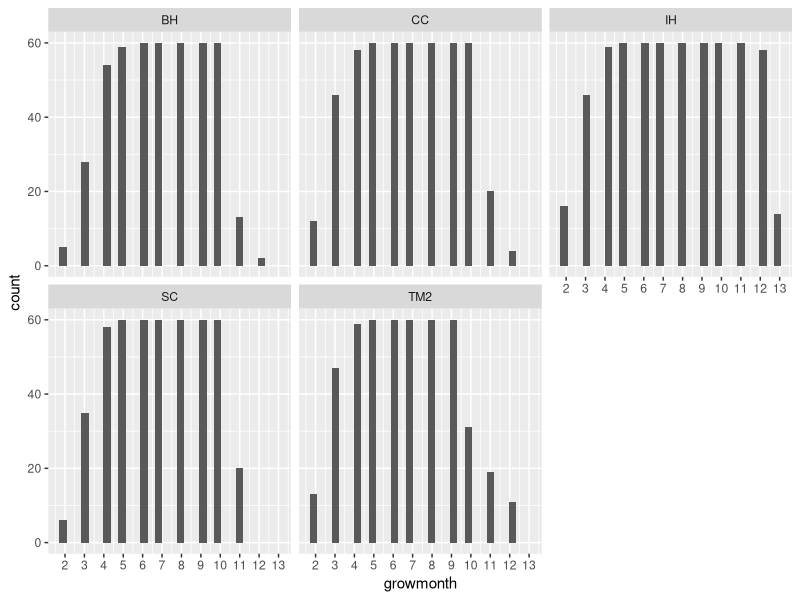
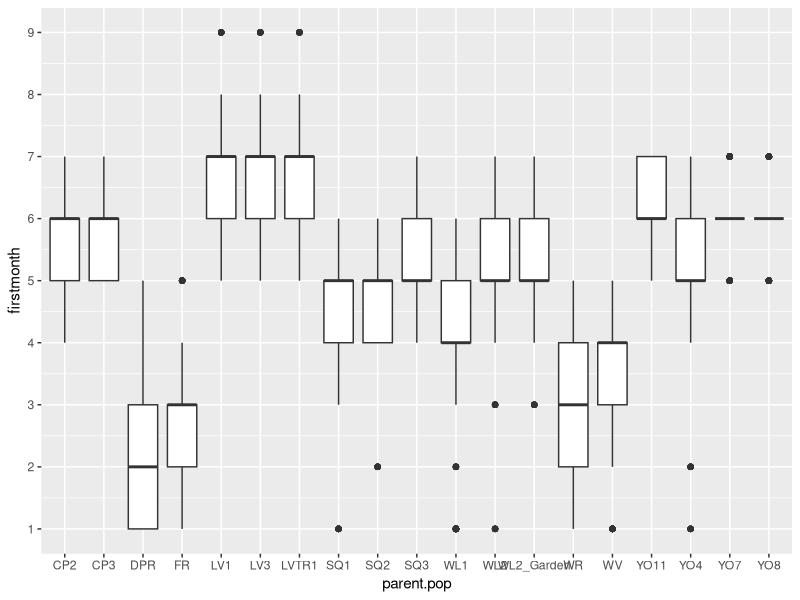
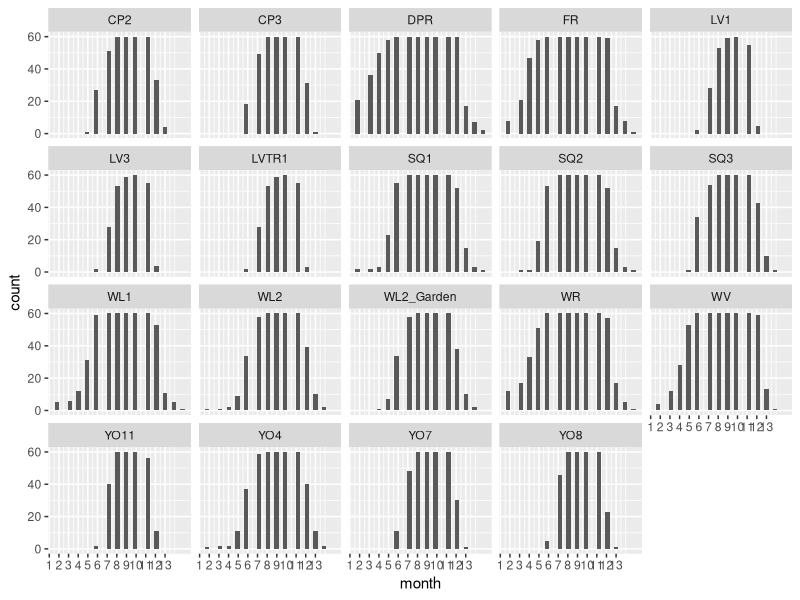
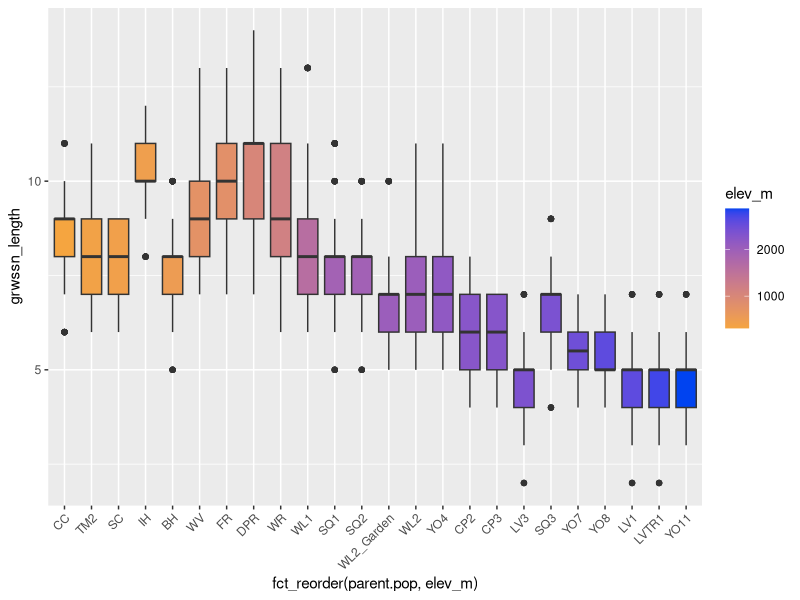

These charts were generated, in order, by the following R code: (Note: this script raises an error after producing the figures.)
## ---- chunk 1
knitr::opts_chunk$set(echo = TRUE)
#clear console if needed
#rm(list = ls())
## ---- chunk 2
library(raster) #for the CV function 
library(tidyverse)

sem <- function(x, na.rm=FALSE) { #standard error function 
  sd(x,na.rm=na.rm)/sqrt(length(na.omit(x)))
} 

true_round <- function(number, digits) { #rounding function that bypasses R's round to even default
  posneg <- sign(number)
  number <- abs(number) * 10^digits
  number <- number + 0.5 + sqrt(.Machine$double.eps)
  number <- trunc(number)
  number <- number / 10 ^ digits
  number * posneg
} 
## ---- chunk 3
#pop info
pops_common_garden <- read_csv("../input/WL2_Data/Pops_for_2023_WL2.csv") #pops included in common garden 
pops_common_garden_nonotes <- pops_common_garden %>% select(parent.pop:phylogroup, elevation.group) #subset columns

#Need to add YO1 for JGI:
yose1 <- tibble(parent.pop="YO1", phylogroup=NA) 
pops_common_garden_jgi <- bind_rows(pops_common_garden_nonotes, yose1)

#extra location info 
pop_loc <- read_csv("../input/Strep_tort_locs.csv")

#need to change YOSE to YO
pop_loc_yo <- pop_loc %>% mutate(parent.pop = str_replace(`Site code`, "YOSE(\\d+)", "YO\\1")) %>% select(Lat, Long, elev_m=`Elevation (m)`, parent.pop)

#merge in location info
pop_elev <- left_join(pops_common_garden_jgi, pop_loc_yo)

#add in common garden sites
sites_loc <- tibble(parent.pop=c("UCD_Garden", "WL2_Garden"), phylogroup=NA, Lat=c("38.53250", "38.82599"), Long=c("-121.78299", "-120.25090"), elev_m=c(16,2020))
pops_gardens_locs <- bind_rows(pop_elev, sites_loc)

#add row names
pops_gardens_locs_rowids <- pops_gardens_locs %>% rowid_to_column() %>% mutate(rowid = as.character(rowid))
## ---- chunk 4
flint_data1 <- read_csv("../input/Updated_Flint_Climate_Oct2024.csv") #This only goes through Aug 2024
flint_data2 <- read_csv("../input/Updated_Flint_Sept-Dec2024.csv") #Sept-Dec 2024

#merge:
flint_data <- bind_rows(flint_data1, flint_data2)
## ---- chunk 5
cwd <- flint_data %>% filter(str_detect(DataFileName, "cwd"))
cwd_long <- cwd %>% 
  pivot_longer(!DataFileName, names_to = "rowid", values_to = "cwd") %>% 
  extract(DataFileName, c("year", "month"), "(\\d+)(.*)", convert = TRUE) %>% 
  separate(month, into = c("month", "file_type")) %>% select(rowid, year, month, cwd)

pet <- flint_data %>% filter(str_detect(DataFileName, "pet"))
pet_long <- pet %>% 
  pivot_longer(!DataFileName, names_to = "rowid", values_to = "pet") %>% 
  extract(DataFileName, c("year", "month"), "(\\d+)(.*)", convert = TRUE) %>% 
  separate(month, into = c("month", "file_type")) %>% select(rowid, year, month, pet)

aet <- flint_data %>% 
  filter(str_detect(DataFileName, "aet"))
aet_long <- aet %>% 
  pivot_longer(!DataFileName, names_to = "rowid", values_to = "aet") %>% 
  extract(DataFileName, c("year", "month"), "(\\d+)(.*)", convert = TRUE) %>% 
  separate(month, into = c("month", "file_type")) %>% select(rowid, year, month, aet)

pck <- flint_data %>% filter(str_detect(DataFileName, "pck"))
pck_long <- pck %>% 
  pivot_longer(!DataFileName, names_to = "rowid", values_to = "pck") %>% 
  extract(DataFileName, c("year", "month"), "(\\d+)(.*)", convert = TRUE) %>% 
  separate(month, into = c("month", "file_type")) %>% select(rowid, year, month, pck)

ppt <- flint_data %>% filter(str_detect(DataFileName, "ppt"))
ppt_long <- ppt %>% 
  pivot_longer(!DataFileName, names_to = "rowid", values_to = "ppt") %>% 
  extract(DataFileName, c("year", "month"), "(\\d+)(.*)", convert = TRUE) %>% 
  separate(month, into = c("month", "file_type")) %>% select(rowid, year, month, ppt)

tmn <- flint_data %>% filter(str_detect(DataFileName, "tmn"))
tmn_long <- tmn %>% 
  pivot_longer(!DataFileName, names_to = "rowid", values_to = "tmn") %>% 
  extract(DataFileName, c("year", "month"), "(\\d+)(.*)", convert = TRUE) %>% 
  separate(month, into = c("month", "file_type")) %>% select(rowid, year, month, tmn)

tmx <- flint_data %>% filter(str_detect(DataFileName, "tmx"))
tmx_long <- tmx %>% 
  pivot_longer(!DataFileName, names_to = "rowid", values_to = "tmx") %>% 
  extract(DataFileName, c("year", "month"), "(\\d+)(.*)", convert = TRUE) %>% 
  separate(month, into = c("month", "file_type")) %>% select(rowid, year, month, tmx)

#merge:
flint_long <- full_join(aet_long, cwd_long)
flint_long <- full_join(flint_long, pck_long)
flint_long <- full_join(flint_long, pet_long)
flint_long <- full_join(flint_long, ppt_long)
flint_long <- full_join(flint_long, tmn_long)
flint_long <- full_join(flint_long, tmx_long)

flint_pops <- full_join(pops_gardens_locs_rowids, flint_long) 
#write_csv(flint_pops, "../output/Climate/Flint_AllSites_Dec2024.csv") 
## ---- chunk 6
pop_elev_climate <- flint_pops %>% 
  select(parent.pop, elevation.group, elev_m, Lat:Long, year:tmx) %>% #organize the columns 
  mutate(elevation.group=if_else(parent.pop=="UCD_Garden", "Low",  #add elevation group for gardens
                                 if_else(parent.pop=="WL2_Garden", "High", elevation.group))) %>% 
  filter(parent.pop!="YO1") #remove YO1 from the dataset 
#write_csv(pop_elev_climate, "../output/Climate/flint_climate_UCDpops.csv") #this is the file used in "Flint_Growth_Season.Rmd" and "Climate_PCAs_AllYear.Rmd"
## ---- chunk 7
month_nums <- tibble(month=c("jan","feb","mar","apr","may","jun","jul","aug","sep","oct","nov","dec"),
                     month_nums=c(1:12)) #give calendar months a number 

#merge:
flint_all_year_mosnums <- left_join(pop_elev_climate, month_nums) %>% arrange(parent.pop, year, month_nums) 

#define the water year as November-October:
flint_all_year_wtr_yr <- flint_all_year_mosnums %>% 
  mutate(wtr_yr = year + month_nums %in% c(11:12)) %>% 
  mutate(timeframe = case_when(
                                wtr_yr < 1964 ~ "beforehistoric",
                                wtr_yr >= 1964 & wtr_yr < 1994 ~ "historic",
                                wtr_yr >= 1994 & wtr_yr < 2024 ~ "recent")) %>%
                         mutate(timeframe = as.factor(timeframe), month = as.factor(month)) %>%
                         filter(wtr_yr != 1895, wtr_yr < 2024) %>% #remove years with less than 12 months of data 
                         mutate(months_wtryr = case_when(
                           month == "nov" ~ 1,
                           month == "dec" ~ 2,
                           month == "jan" ~ 3,
                           month == "feb" ~ 4,
                           month == "mar" ~ 5,
                           month == "apr" ~ 6,
                           month == "may" ~ 7, 
                           month == "jun" ~ 8,
                           month == "jul" ~ 9, 
                           month == "aug" ~ 10,
                           month == "sep" ~ 11,
                           month == "oct" ~ 12 )) %>% 
  select(parent.pop:month, timeframe, wtr_yr, months_wtryr, aet:tmx)  #organize the columns 
summary(flint_all_year_wtr_yr)
#write_csv(flint_all_year_wtr_yr, "../output/Climate/flint_all_year_wtr_yr.csv")

#water year is calculated Nov - October.  Could have issues with this, but move forward for now. Can be changed later. 
## ---- chunk 8
# Calculating average temp and diurnal range for each month
bioclim_wtr_yr_prep <- flint_all_year_wtr_yr %>% 
  mutate(tavg = (tmn + tmx)/2, t_diurnal = (tmx-tmn))

#Bio 1, 2, 4, 7, 12, 15
bioclim_wtr_yr_calc <- bioclim_wtr_yr_prep %>% 
  group_by(parent.pop, elevation.group, elev_m, timeframe, wtr_yr) %>% 
  summarise(ann_tmean=mean(tavg),  #Bio1 - Annual Mean Temperature
            mean_diurnal_range=mean(t_diurnal), #Bio2 - Mean Diurnal Range
            temp_seasonality=sd(tavg), #Bio4 - Temperature Seasonality
            temp_ann_range=(max(tmx))-(min(tmn)), #bio7 - temp annual range
            ann_ppt=sum(ppt), #bio12 - annual precip
            ppt_seasonality=cv(ppt+1)) #bio15 - Precipitation Seasonality (+1 to avoid strange CVs for areas where mean rainfaill is < 1)

# Calculating wettest, driest, warmest, and coldest months 
wettest_month <- bioclim_wtr_yr_prep %>%  #there's one wettest month per pop/year
  group_by(parent.pop, elevation.group, elev_m, timeframe, wtr_yr) %>% 
  slice_max(ppt)
driest_month <- bioclim_wtr_yr_prep %>%  #there's more than one driest month for some pops and years 
  group_by(parent.pop, elevation.group, elev_m, timeframe, wtr_yr) %>% 
  slice_min(ppt)
warmest_month <- bioclim_wtr_yr_prep %>% #there's more than one warmest month for 1 pop/year
  group_by(parent.pop, elevation.group, elev_m, timeframe, wtr_yr) %>% 
  slice_max(tavg)
coldest_month <- bioclim_wtr_yr_prep %>% #there's more than one driest month for some pops and years 
  group_by(parent.pop, elevation.group, elev_m, timeframe, wtr_yr) %>% 
  slice_min(tavg)

# Bio 8, 9, 18, 19
bio8_wtryr <- wettest_month %>% #bio8 = tmean_wettest_month
  dplyr::select(parent.pop, elevation.group, elev_m, timeframe, wtr_yr, tmean_wettest_month=tavg)
bio9_wtryr <- driest_month %>% #bio9 = tmean_driest_month
  group_by(parent.pop, elevation.group, elev_m, timeframe, wtr_yr) %>% 
  summarise(tmean_driest_month=mean(tavg)) #taking the average b/c some years where there are multiple driest months 
bio18_wtryr <- warmest_month %>% #bio18 = ppt_warmest_month
  group_by(parent.pop, elevation.group, elev_m, timeframe, wtr_yr) %>% 
  summarise(ppt_warmest_month=mean(ppt)) #taking the avg b/c more than one warmest month for one pop/year
bio19_wtryr <- coldest_month %>% #bio19 = ppt_coldest_month
  group_by(parent.pop, elevation.group, elev_m, timeframe, wtr_yr) %>% 
  summarise(ppt_coldest_month=mean(ppt)) #taking the avg b/c more than one coldest month for one pop/year
#merge:
bio8_9_wtryr <- full_join(bio8_wtryr, bio9_wtryr) 
bio18_19_wtryr <- full_join(bio18_wtryr, bio19_wtryr) 
all_periods_wtryr <- full_join(bio8_9_wtryr, bio18_19_wtryr)

#Merge all bioclims
bioclim_wtryr <- full_join(bioclim_wtr_yr_calc, all_periods_wtryr)
summary(bioclim_wtryr)
#write_csv(bioclim_wtryr, "../output/Climate/bioclim_wtr_yr.csv")
## ---- chunk 9
growyear_months <- tibble(month=c(1:12), growmonth=c(5, 6, 7, 8, 9, 10, 11, 12, 1, 2, 3, 4)) #start in Sept for low elev though due to after-ripening requirements 
pop_elev_climate_60 <- pop_elev_climate %>% 
  filter(parent.pop != "UCD_Garden") %>% #remove Davis garden 
  mutate(month = recode(month, #convert months to numbers 
  jan = 1,
  feb = 2,
  mar = 3,
  apr = 4,
  may = 5,
  jun = 6,
  jul = 7,
  aug = 8,
  sep = 9,
  oct = 10,
  nov = 11,
  dec = 12
)) %>% 
  left_join(growyear_months) %>% 
  mutate(grow_yr = year + month %in% c(9:12)) %>% #match grow year to grow months 
  filter(grow_yr >= 1964, grow_yr < 2024) %>%  #use the most recent 60 years
  select(parent.pop:Long, year_cal=year, grow_yr, month, growmonth, cwd, pck, ppt, tmn, tmx) %>% 
  arrange(parent.pop, year_cal, month)

pop_elev_climate_60_avgs <- pop_elev_climate_60 %>% 
  group_by(parent.pop, elevation.group, elev_m, month) %>% 
  summarise_at(c("cwd", "pck", "ppt", "tmn", "tmx"), c(mean, sem), na.rm = TRUE) #60 year averages per month for each pop
names(pop_elev_climate_60_avgs) <- gsub("fn2", "sem", colnames(pop_elev_climate_60_avgs))
names(pop_elev_climate_60_avgs) <-gsub("fn1", "mean", colnames(pop_elev_climate_60_avgs))
pop_elev_climate_60_avgs <- pop_elev_climate_60_avgs %>% mutate(PckSum=sum(pck_mean)) #estimate of average total snowpack in a year 
## ---- chunk 10
nosnow_pops_60 <- pop_elev_climate_60_avgs %>% filter(PckSum < 70)
unique(nosnow_pops_60$parent.pop) #BH, CC, TM2, SC, IH 
summary(nosnow_pops_60) #3rd quartile of CWD = 85.15

nosnow_pops_60_tojoin <- nosnow_pops_60 %>% select(parent.pop:elev_m, PckSum) %>% distinct() #pull out PckSum
nosnow_pops_60_years <- left_join(nosnow_pops_60_tojoin, pop_elev_climate_60) #add PckSum to full 60 year data frame 

#first month
nosnow_60_first_month <- nosnow_pops_60_years %>%
  group_by(parent.pop, elevation.group, elev_m, grow_yr) %>% 
  filter(ppt>=25) %>% 
  arrange(growmonth) %>% 
  filter(row_number()==1) #get first month for each pop and year with germinating inducing rain 
nosnow_60_first_month_tomerge <- nosnow_60_first_month %>% 
  select(parent.pop:elev_m, grow_yr, firstmonth=growmonth) #first month is in grow month not calendar month format
#merge:
nosnow_60_first_month_col <- full_join(nosnow_pops_60_years, nosnow_60_first_month_tomerge)

#last month
nosnow_60_last_month <- nosnow_60_first_month_col %>%
  group_by(parent.pop, elevation.group, elev_m, grow_yr) %>% 
  filter(growmonth>firstmonth) %>% #start the search at the first month of the growth season 
  filter(cwd>85.15) %>% #last month is when cwd gets too high 
  arrange(growmonth) %>% 
  filter(row_number()==1)
nosnow_60_last_month_tomerge <- nosnow_60_last_month %>% 
  select(parent.pop:elev_m, grow_yr, lastmonth=growmonth) #last month is in grow month not calendar month format
nosnow_60_last_month_col <- full_join(nosnow_60_first_month_col, nosnow_60_last_month_tomerge) %>% 
  select(parent.pop:growmonth, firstmonth, lastmonth, cwd:tmx)
## ---- chunk 11
nosnow_60_last_month_col %>% filter(is.na(lastmonth)) %>% arrange(grow_yr) #16 cases in IH with no last month 
nosnow_60_last_month_col %>% filter(parent.pop=="IH") #most of above = cases where the next Sept is the month with cwd past the threshold --> figure out how to add this month into the final climate 
##except 2005 & 2019 (for those 2 cwd didn't get above 85.15 until after the next growth season started) --> use max end date for these 
pop_elev_climate %>% filter(parent.pop=="IH") %>% filter(month=="sep", year==2023) #high cwd in sept 2023

nosnow_60_last_month_col %>% filter(is.na(firstmonth)) %>% arrange(grow_yr) #0 cases 
nosnow_60_last_month_col %>% filter(firstmonth>4) #1 case in BH (2014) where first month is after December, this is fine, right?

nosnow_60_last_month_col %>% filter(lastmonth<4) %>% arrange(parent.pop, grow_yr) #1 case in BH 1979 where last month is less than 4 (earlier than December), it's actually only 1 month post start
nosnow_60_last_month_col %>% filter(lastmonth==firstmonth) %>% arrange(parent.pop, grow_yr) #0 cases
nosnow_60_last_month_col %>% filter(lastmonth==1) %>% arrange(parent.pop, grow_yr) #0 cases where Sept is last month 
nosnow_60_last_month_col %>% filter(lastmonth<6) #1 case where Oct-Dec is the last month (same BH as above)
nosnow_60_last_month_col %>% filter(growmonth==firstmonth+1, cwd>85.15) %>% arrange(parent.pop, grow_yr) #1 case where cwd is high in the second growth month (same BH as above - 1979)
nosnow_60_last_month_col %>% filter(parent.pop=="BH", grow_yr==1979) #next growmonth with high enough CWD = 10, use that instead of 2? 
## ---- chunk 12
summary(nosnow_60_last_month_col) #first month in data set = 1, last month in data set = 12 (in grow months)
nosnow_60_last_month_col %>% filter(parent.pop=="IH") %>% summarise(maxEnd=max(lastmonth, na.rm=TRUE)) #max end = 12 in grow months 

nosnow_60first_last_month <- nosnow_60_last_month_col %>% 
  mutate(lastmonth=if_else(parent.pop=="IH" & grow_yr==2005, 12, #use the max end for the cases were CWD never > 85.15
         if_else(parent.pop=="IH" & grow_yr==2019, 12, #use the max end for the cases were CWD never > 85.15
          if_else(parent.pop=="BH" & grow_yr==1979, 10, #use the next month with high CWD
                 lastmonth))))

#deal with cases for IH where sept is the last month 
IH_sept_last_month <- nosnow_60first_last_month %>% 
  filter(is.na(lastmonth)) %>% 
  mutate(lastmonth=13) %>% #last month will be the 13th month 
  arrange(grow_yr) #14 years left for IH with no last month (last month = next year's Sept)

IH_sept_last_month_only <- IH_sept_last_month %>% 
  ungroup() %>% 
  select(parent.pop, year_cal=grow_yr, firstmonth) %>% 
  distinct() %>% #just have 1 row per year where we need to add sept
  left_join(pop_elev_climate_60) %>% 
  filter(month==9) %>% 
  mutate(grow_yr=year_cal, growmonth=13, lastmonth=13) #change grow_yr to include sept 
#still need 2023 sept:
IH_2023_sept <- pop_elev_climate %>% filter(parent.pop=="IH") %>% filter(month=="sep", year==2023) %>% 
  mutate(grow_yr=year, month=9, growmonth=13, lastmonth=13, firstmonth=1) %>% 
  select(parent.pop, year_cal=year, elevation.group:Long, grow_yr, month,growmonth,firstmonth, lastmonth, cwd, pck, ppt:tmx)
## ---- chunk 13
IH_sept_last_month_fixed <- IH_sept_last_month %>% 
  bind_rows(IH_sept_last_month_only) %>% #add rows for sept in 
  bind_rows(IH_2023_sept) %>% 
  arrange(year_cal, month) %>% 
  select(-PckSum) %>% #remove this since we lost it on the new rows 
  group_by(parent.pop, elevation.group, elev_m, grow_yr) %>% 
  filter(growmonth>firstmonth) %>% #first and last month are in grow month format not calendar year 
  filter(growmonth<=lastmonth) %>% 
  arrange(parent.pop, grow_yr, growmonth)

nosnow_grwseason_60 <- nosnow_60first_last_month %>% 
  group_by(parent.pop, elevation.group, elev_m, grow_yr) %>% 
  filter(growmonth>firstmonth) %>% #first and last month are in grow month format not calendar year 
  filter(growmonth<=lastmonth) %>% 
  bind_rows(IH_sept_last_month_fixed) %>% 
  arrange(parent.pop, grow_yr, growmonth) 

xtabs(~parent.pop+month, data=nosnow_grwseason_60)
nosnow_grwseason_60 %>% ggplot(aes(x=growmonth)) + geom_histogram() +
  scale_x_continuous(breaks=c(1, 2, 3, 4, 5,6,7,8,9,10, 11, 12, 13)) +
  facet_wrap(~parent.pop)

nosnow_grwseason_60 %>% filter(parent.pop=="IH", grow_yr==1965)
## ---- chunk 14
snow_pops_60 <- pop_elev_climate_60_avgs %>% filter(PckSum >= 70)
unique(snow_pops_60$parent.pop) #18 pops + garden site get some significant snowpack per year 

#add rest of 2023 calendar year 
snow_pop_ids <- snow_pops_60 %>% select(parent.pop) %>% distinct()
snow_pops_2023_cal_year <- pop_elev_climate %>% 
  filter(parent.pop != "UCD_Garden") %>%  
  mutate(month = recode(month, 
  jan = 1,
  feb = 2,
  mar = 3,
  apr = 4,
  may = 5,
  jun = 6,
  jul = 7,
  aug = 8,
  sep = 9,
  oct = 10,
  nov = 11,
  dec = 12
)) %>% 
  left_join(growyear_months) %>% 
  mutate(grow_yr = year + month %in% c(9:12)) %>%
  select(parent.pop:Long, year_cal=year, grow_yr, month, growmonth, cwd, pck, ppt, tmn, tmx) %>% 
  filter(grow_yr == 2024, year_cal==2023) %>%  
  right_join(snow_pop_ids) 

snow_pops_60_tojoin <- snow_pops_60 %>% select(parent.pop:elev_m, PckSum) %>% distinct()
snow_pops_60_years <- left_join(snow_pops_60_tojoin, pop_elev_climate_60) %>% 
  filter(year_cal >1963) %>%  #remove 1963 calendar year 
  bind_rows(snow_pops_2023_cal_year) %>% #add rest of 2023 calendar year 
  arrange(parent.pop, year_cal, month)

#first month
snow_60_first_month <- snow_pops_60_years %>%
  group_by(parent.pop, elevation.group, elev_m, year_cal) %>% #find snow pops growth season within the normal calendar year since they can end as late as December 
  filter(pck==0) %>% 
  filter(tmn > 0) %>% 
  arrange(month) %>% 
  filter(row_number()==1) #get first month for each pop and year with no snowpack for germ
snow_60_first_month_tomerge <- snow_60_first_month %>% 
  select(parent.pop:elev_m, year_cal, firstmonth=month)
snow_60_first_month_col <- full_join(snow_pops_60_years, snow_60_first_month_tomerge)

#last month 
snow_60_last_month <- snow_60_first_month_col %>%
  group_by(parent.pop, elevation.group, elev_m, year_cal) %>% 
  filter(month>firstmonth) %>% 
  filter(month>4) %>% #before adding this, the min last month was 10 (except for cases with Jan germ and Feb snow)
  filter(if_else(pck>70, pck>70, 
                 if_else(pck>0, tmn < 0, tmn <= -5))) %>%  #-5 is moderate freeze (Pardee et al. 2017)
  arrange(month) %>% 
  filter(row_number()==1) #get first month after growstart for each pop and year with pck >70 OR pck>0 & tmn <0 OR tmn <-5
snow_60_last_month_tomerge <- snow_60_last_month %>% 
  select(parent.pop:elev_m, year_cal, firstmonth,lastmonth=month)
snow_60_last_month_col <- full_join(snow_60_first_month_col, snow_60_last_month_tomerge) %>% 
  select(firstmonth, lastmonth, year_cal:tmx)
## ---- chunk 15
snow_60_last_month_col %>% filter(is.na(firstmonth)) #no cases where there isn't a firstmonth
snow_60_last_month_col %>% filter(lastmonth==firstmonth) %>% arrange(parent.pop, year_cal) #no cases where last month is first month 

snow_60_last_month_col %>% filter(is.na(lastmonth)) #238 cases where there isn't a lastmonth #*no snow_pack, or min temp > -5 
#***WHAT TO DO FOR THESE CASES? check the next calendar year to see when pck > 70 and make the last month 12 (Dec) for the ones without that 

snow_60_last_month_col %>% filter(lastmonth==firstmonth+1) %>% arrange(parent.pop, year_cal) #0 cases 
snow_60_last_month_col %>% filter(lastmonth==firstmonth+2) #6 cases where there was sig snowpack in the second month after the first month of 0 snowpack 
heavysnow_60 <- snow_60_last_month_col %>% filter(lastmonth<=firstmonth+2) %>% filter(month==firstmonth)
summary(heavysnow_60) 
unique(heavysnow_60$parent.pop) #3 pops included (all Lassen)
#high snowpack all year except Aug-Nov, these cases are fine to leave 

snow_60_last_month_col %>% filter(firstmonth<4) %>% filter(pck>70) %>% filter(month>firstmonth, month<10) #13 cases where Jan or Feb = first month, but high snow 1 or 2 months later 
#look at the distribution of start and end months 
snow_60_last_month_col %>% 
  ggplot(aes(x=parent.pop, y=firstmonth)) +
  geom_boxplot() +
  scale_y_continuous(breaks=c(1, 2, 3, 4, 5,6,7,8,9,10, 11, 12)) 
#Jan and Feb are clearly outliers for some higher elev pops 
#SQ1, SQ2, WL1, WL2 (MAR OUTLIER TOO?), WV, YO4
snow_60_last_month_col %>% filter(parent.pop=="SQ1", firstmonth==1) %>% 
  filter(pck>70, month>firstmonth, month<10) #no cases of high snowpack soon after germ
snow_60_last_month_col %>% filter(parent.pop=="SQ2", firstmonth==2) %>% 
  filter(pck>70, month>firstmonth, month<10) #no cases of high snowpack soon after germ
snow_60_last_month_col %>% filter(parent.pop=="WV", firstmonth==1) %>% 
  filter(pck>70, month>firstmonth, month<10) #no cases of high snowpack soon after germ
snow_60_last_month_col %>% filter(parent.pop=="YO4", firstmonth<3) %>% 
  filter(pck>70, month>firstmonth, month<10) #no cases of high snowpack soon after germ
snow_60_last_month_col %>% filter(parent.pop=="WL1", firstmonth<3) %>% 
  filter(pck>70, month>firstmonth, month<10) #3 years with high snow pack 1 or 2 months post germ (1991, 2009, 2018)
snow_60_last_month_col %>% filter(parent.pop=="WL2", firstmonth<=3) %>% 
  filter(pck>70, month>firstmonth, month<10) #1 year with high snow pack 1 month post germ (2014) 
#Check with J&J about the above WL1 and WL2 cases, for now just leave them in 
## ---- chunk 16
#search for the last month in the grow year rather than calendar year for the cases without a last month 
snow_60_last_month_grwyr <- snow_60_last_month_col %>% 
  filter(month<9) %>% 
  group_by(parent.pop, elevation.group, elev_m, grow_yr) %>% 
  filter(if_else(pck>70, pck>70, 
                 if_else(pck>0, tmn < 0, tmn <= -5))) %>%  #-5 is moderate freeze (Pardee et al. 2017)
  arrange(growmonth) %>%  
  filter(row_number()==1)
snow_60_last_month_grwyr_tomerge <- snow_60_last_month_grwyr %>% 
  ungroup() %>% 
  mutate(year_cal=grow_yr-1) %>% #will apply these last months to the previous cal year
  select(parent.pop:elev_m, year_cal,lastmonth_grwyr=growmonth) %>% 
  arrange(parent.pop, year_cal)
snow_60_last_grw_month_col <- left_join(snow_60_last_month_col, snow_60_last_month_grwyr_tomerge) %>% 
  select(firstmonth, lastmonth, lastmonth_grwyr, year_cal:tmx) 


snow_60_last_grw_month_col %>% filter(is.na(lastmonth), is.na(lastmonth_grwyr)) #still some with no last month - use the max last month for these 
snow_60_last_grw_month_col %>% group_by(parent.pop) %>% summarise(maxEnd=max(lastmonth, na.rm = TRUE)) #max end for every pop = 12 
snow_60first_last_month <- snow_60_last_grw_month_col %>% 
  mutate(lastmonth=if_else(is.na(lastmonth) & is.na(lastmonth_grwyr), 12,#assign the max end 
                           lastmonth))

snow_60_last_grw_month_col %>% filter(is.na(lastmonth), !is.na(lastmonth_grwyr)) #use the grow year last month for these
snow_no_end <- snow_60first_last_month %>% 
  filter(is.na(lastmonth)) %>% 
  select(-lastmonth)
snow_no_end_nextyr <- snow_no_end %>%
  filter(grow_yr>year_cal) %>% #want the next calendar year
  ungroup() %>% 
  select(parent.pop, year_cal=grow_yr, firstmonth, lastmonth_grwyr) %>% 
  distinct() %>% 
  left_join(pop_elev_climate_60) %>% 
  filter(growmonth>4) %>% #want only Jan + 
  filter(growmonth<=lastmonth_grwyr) %>% #only keep the rows for the months between Jan and whatever the end month is in growthmonth format 
  mutate(year_cal=year_cal-1, #change the calendar year to the previous 
         month=month+12, #change the month number appropriately 
          lastmonth=(lastmonth_grwyr-4)+12)

snow_no_end_nextyr_lastmonth <- snow_no_end_nextyr %>% 
  select(parent.pop, year_cal, lastmonth) %>% 
  distinct() %>% 
  left_join(snow_no_end) #add last month info to snow_no_end
  
#snow_no_end_nextyr
#snow_60_last_grw_month_col %>% filter(parent.pop=="CP2", year_cal>1975) #the above code worked!
## ---- chunk 17
snow_no_end_last_month_fixed <- snow_no_end_nextyr_lastmonth %>% 
  bind_rows(snow_no_end_nextyr) %>% #add rows for additional months in 
  arrange(year_cal, month) %>% 
  select(-Lat, -Long, -growmonth) %>% #remove this since we lost it on the new rows 
  group_by(parent.pop, elevation.group, elev_m, year_cal) %>% 
  filter(month>firstmonth) %>%  
  filter(month<=lastmonth) %>% 
  arrange(parent.pop, year_cal, month)

snow_grwseason_60 <- snow_60first_last_month %>% 
  group_by(parent.pop, elevation.group, elev_m, year_cal) %>% 
  filter(month>firstmonth) %>% #first and last month are in grow month format not calendar year 
  filter(month<=lastmonth) %>% 
  bind_rows(snow_no_end_last_month_fixed) %>% 
  arrange(parent.pop, year_cal, month) %>% 
  select(parent.pop:elev_m, firstmonth, lastmonth, year_cal:month, cwd:tmx)

xtabs(~parent.pop+month, data=snow_grwseason_60)
snow_grwseason_60 %>% ggplot(aes(x=month)) + geom_histogram() +
  scale_x_continuous(breaks=c(1, 2, 3, 4, 5,6,7,8,9,10, 11, 12,13)) +
  facet_wrap(~parent.pop)
## ---- chunk 18
nosnow_grwseason_60_prep <- nosnow_grwseason_60 %>% 
  select(parent.pop:elev_m, year=grow_yr, #grow season months in grow year format for no snow pops
         month, firstmonth:tmx)
snow_grwseason_60_prep <- snow_grwseason_60 %>% 
  select(parent.pop:elev_m, year=year_cal, #grow season months in calendar year format for snow pops
         firstmonth:lastmonth, month:tmx)

flint_60_grwseason <- rbind(nosnow_grwseason_60_prep, snow_grwseason_60_prep) %>% 
  mutate(timeframe = case_when(
                                year >= 1964 & year < 1994 ~ "historic",
                                year >= 1994 & year < 2024 ~ "recent")) %>% 
  mutate(grwssn_length = lastmonth-firstmonth) %>% 
  select(parent.pop:elev_m, timeframe, year, month,grwssn_length, cwd:tmx) #organize the columns 
summary(flint_60_grwseason)
unique(flint_60_grwseason$parent.pop)
flint_60_grwseason %>% 
  ggplot(aes(x=fct_reorder(parent.pop, elev_m), y=grwssn_length, fill = elev_m)) +
  geom_boxplot() +
  scale_fill_gradient(low = "#F5A540", high = "#0043F0") +
  theme(axis.text.x = element_text(angle = 45,  hjust = 1))

write_csv(flint_60_grwseason, "../output/Climate/flint_climate_growthseason_60.csv")
## ---- chunk 19
# Calculating average temp and diurnal range for each month
bioclim_60_meantemp_prep <- flint_60_grwseason %>% 
  mutate(tavg = (tmn + tmx)/2, t_diurnal = (tmx-tmn))

# Bio 1, 2, 4, 7, 12, 15
bioclim_60_calc <- bioclim_60_meantemp_prep %>% 
  group_by(parent.pop, elevation.group, elev_m, year) %>% 
  summarise(ann_tmean=mean(tavg),  #Bio1 - Annual Mean Temperature
            mean_diurnal_range=mean(t_diurnal), #Bio2 - Mean Diurnal Range
            temp_seasonality=sd(tavg), #Bio4 - Temperature Seasonality
            temp_ann_range=(max(tmx))-(min(tmn)), #bio7 - temp annual range
            ann_ppt=sum(ppt), #bio12 - annual precip
            ppt_seasonality=cv(ppt+1)) #bio15 - Precipitation Seasonality (+1 to avoid strange CVs for areas where mean rainfaill is < 1)

# Calculating wettest, driest, warmest, and coldest months 
wettest_month <- bioclim_60_meantemp_prep %>%  #there's one wettest month per pop/year
  group_by(parent.pop, elevation.group, elev_m, timeframe, year) %>% 
  slice_max(ppt)
driest_month <- bioclim_60_meantemp_prep %>%  #there's more than one driest month for some pops and years 
  group_by(parent.pop, elevation.group, elev_m, timeframe, year) %>% 
  slice_min(ppt)
warmest_month <- bioclim_60_meantemp_prep %>% #there's one warmest month per pop/year
  group_by(parent.pop, elevation.group, elev_m, timeframe, year) %>% 
  slice_max(tavg)
coldest_month <- bioclim_60_meantemp_prep %>% #there's one coldest month per pop/year
  group_by(parent.pop, elevation.group, elev_m, timeframe, year) %>% 
  slice_min(tavg)

# Bio 8, 9, 18, 19
bio8_60 <- wettest_month %>% #bio8 = tmean_wettest_month
  dplyr::select(parent.pop, elevation.group, elev_m, year, tmean_wettest_month=tavg)
bio9_60 <- driest_month %>% #bio9 = tmean_driest_month
  group_by(parent.pop, elevation.group, elev_m, year) %>% 
  summarise(tmean_driest_month=mean(tavg)) #taking the average b/c some years where there are multiple driest months 
bio18_60 <- warmest_month %>% #bio18 = ppt_warmest_month
  dplyr::select(parent.pop, elevation.group, elev_m, year, ppt_warmest_month=ppt)
bio19_60 <- coldest_month %>% #bio19 = ppt_coldest_month
  dplyr::select(parent.pop, elevation.group, elev_m, year, ppt_coldest_month=ppt)
# Merge:
bio8_9_60 <- full_join(bio8_60, bio9_60)
bio18_19_60 <- full_join(bio18_60, bio19_60)
all_periods_60 <- full_join(bio8_9_60, bio18_19_60)

# Merge all bioclims:
bioclim_60_grwseason <- full_join(bioclim_60_calc, all_periods_60)
#write_csv(bioclim_60_grwseason, "../output/Climate/BioClim_growthseason_60.csv")
## ---- chunk 20
#flint_all_year_wtr_yr  #flint water year climate data frame with all years and months + both garden sites
#bioclim_wtryr          #bioclim water year climate data frame with all years + both garden sites
#flint_60_grwseason     #flint growth season climate data frame with most recent 60 years and grow months + WL2 garden 
#bioclim_60_grwseason   #bioclim water year climate data frame with most recent 60 years + WL2 garden 

#summarize flint by year to merge it with the bioclim data
flint_yrly_avgs_wtr_yr <- flint_all_year_wtr_yr %>% 
  filter(timeframe!="beforehistoric", parent.pop!="UCD_Garden") %>% 
  rename(year=wtr_yr, year_cal=year) %>% 
  group_by(parent.pop, elevation.group, elev_m, Lat, Long, timeframe, year) %>% 
  summarise_at(c("cwd", "pck", "ppt", "tmn", "tmx"), c(mean), na.rm = TRUE)

flint_yrly_avgs_grwssn <- flint_60_grwseason %>% 
  group_by(parent.pop, elevation.group, elev_m, Lat, Long, timeframe, year) %>% 
  summarise_at(c("cwd", "pck", "ppt", "tmn", "tmx"), c(mean), na.rm = TRUE)

#subset bioclim water year
bioclim_wtryr_to_merge <- bioclim_wtryr %>% 
  filter(timeframe!="beforehistoric", parent.pop!="UCD_Garden") %>% 
  rename(year=wtr_yr) 

#merge
wtr_yr_clim <- left_join(flint_yrly_avgs_wtr_yr, bioclim_wtryr_to_merge) %>% mutate(Season="Water Year")
grwssn_clim <- left_join(flint_yrly_avgs_grwssn, bioclim_60_grwseason) %>% mutate(Season="Growth Season")
all_clim <- bind_rows(wtr_yr_clim, grwssn_clim)
write_csv(all_clim, "../output/Climate/All_Clim.csv")
